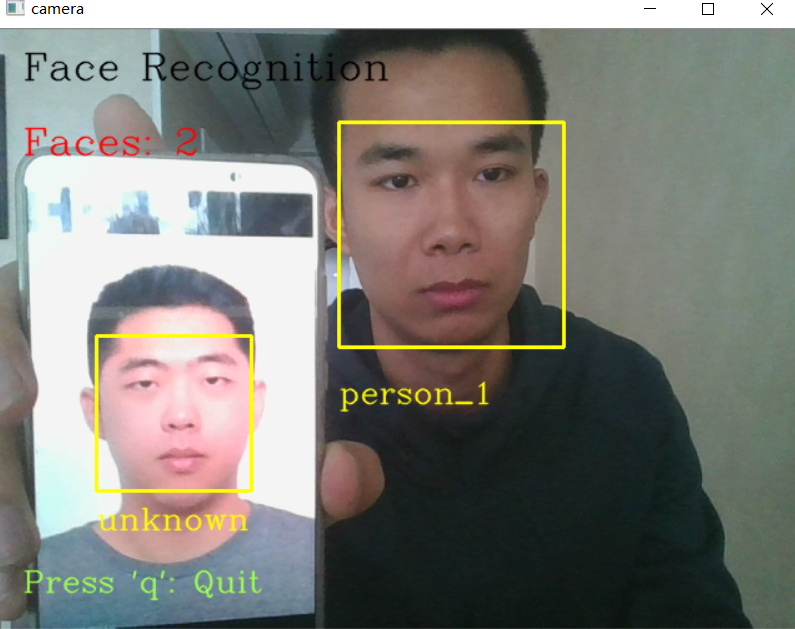
#> input picture face_recognition/introduction/face_reco_from_camera_two_faces.png, 795 x 629 px, given in place of 1, which was not available
$ python transboundary.py
#> lines starting #> are read from the running program, lines starting #| are printed output that depends on the picture; after the words box and inside, x2 and y2 are one past the last pixel; in counts of white or black regions, pixels touching at a corner belong together; pictures that were not available may be replaced by others from this repository, and a replacement may not be noted
#> further down, frame is the input picture: shape (629, 795, 3); mean B, G, R 120.3, 126.5, 126.9
#> `cv2.line(img, (275,360), (378, 360), (0, 255, 255), 1)`: img: shape (629, 795, 3); 0.02% of pixels changed, all inside (x1, y1, x2, y2) = (275, 360, 379, 361)

import numpy as np
import cv2

def line_detect_possible_demo(image):
    global img
    # 提取图片中黄色区域(hsv空间)
    lower_blue = np.array([26, 43, 46])
    upper_blue = np.array([34, 255, 255])
    frame = image
    # cv2.imshow('Capture', frame)
    # change to hsv model
    hsv = cv2.cvtColor(frame, cv2.COLOR_BGR2HSV)
#> hsv: shape (629, 795, 3); mean H, S, V 61.4, 49, 135.8
    # get mask
    mask = cv2.inRange(hsv, lower_blue, upper_blue)
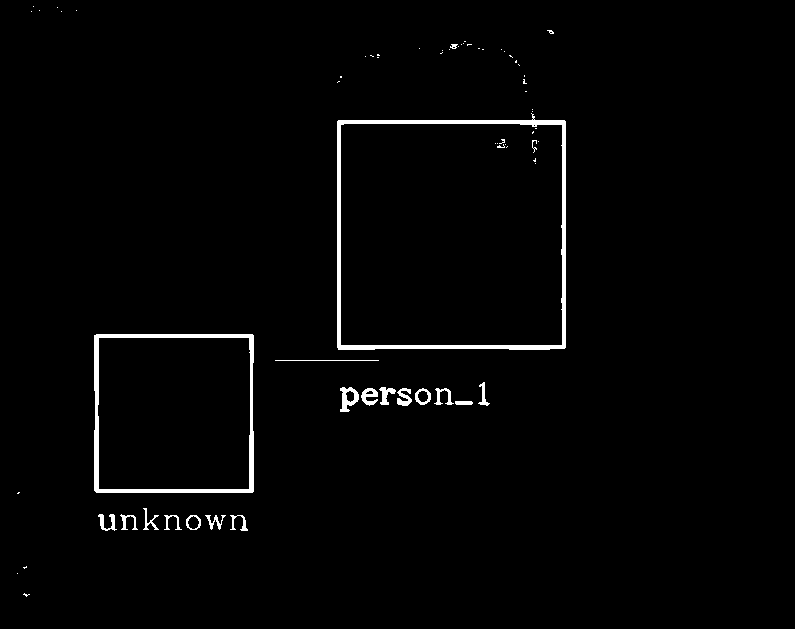
#> mask: shape (629, 795); 1.7% white; 69 white regions (49 under 20 px), largest, box (x1, y1, x2, y2) and area: (337, 113, 566, 350) 3757, (94, 334, 254, 493) 2581, (340, 387, 359, 412) 253
    # detect red
    res = cv2.bitwise_and(frame, frame, mask=mask)
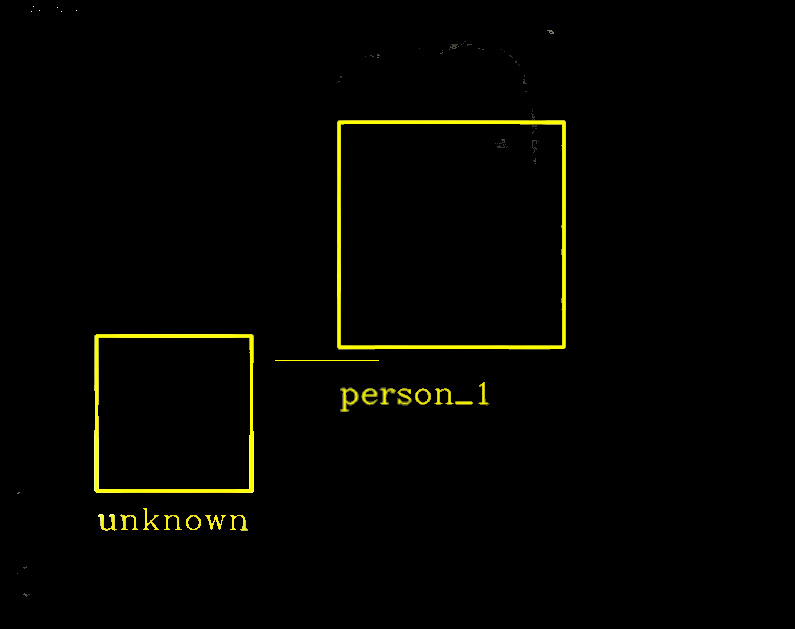
#> res: shape (629, 795, 3); mean B, G, R 0.4, 3.8, 3.9
    ret, binary = cv2.threshold(res, 200, 255, cv2.THRESH_BINARY)
    kernel = np.ones((5, 5), np.uint8)
    # 图像进行膨胀处理
    dilation = cv2.dilate(binary, kernel)
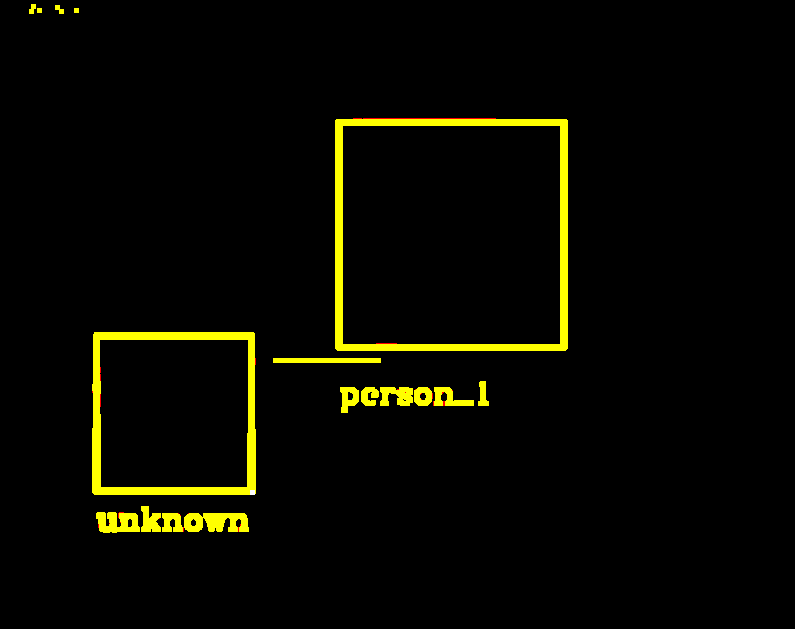
#> dilation: shape (629, 795, 3); mean B, G, R 0, 8.5, 8.6
    # 图像腐蚀处理
    erosion = cv2.erode(dilation, kernel)
    erosion = cv2.cvtColor(erosion, cv2.COLOR_BGR2GRAY)
#> erosion: shape (629, 795)
    edges = cv2.Canny(erosion, 100, 150, apertureSize=3)
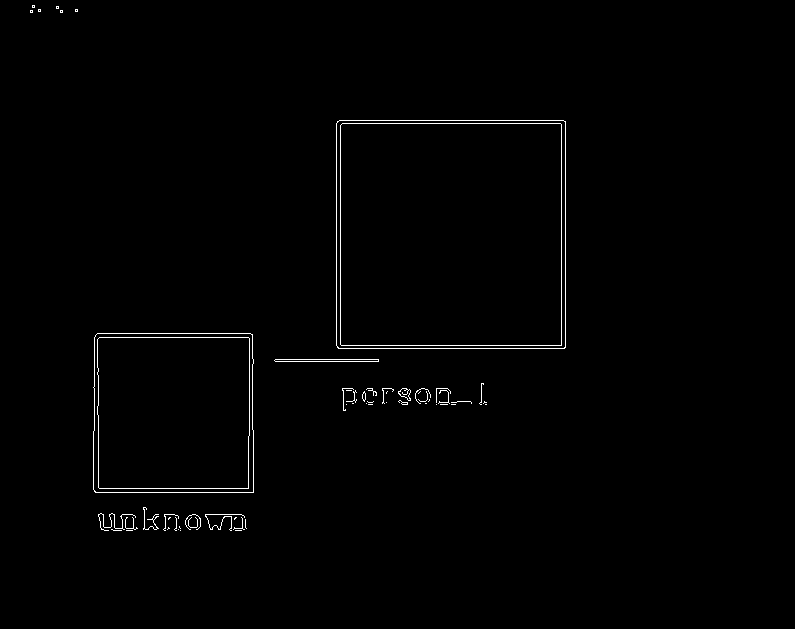
#> edges: shape (629, 795); 0.85% white in thin lines or dots, all inside (x1, y1, x2, y2) = (30, 5, 566, 531)
    #edges = cv2.Canny(binary, 50, 150, apertureSize=3)  # apertureSize是sobel算子大小，只能为1,3,5，7
    # cv2.imshow('1',edges)
    # cv2.waitKey(0)
    lines = cv2.HoughLinesP(edges, 1, np.pi / 180, 100, minLineLength=0,maxLineGap=10)  #函数将通过步长为1的半径和步长为π/180的角来搜索所有可能的直线
#> lines = 18 rows, first 6: [561, 348, 561, 120], [565, 347, 565, 121], [339, 120, 563, 120], [336, 345, 560, 345], [340, 361, 340, 125], [336, 123, 560, 123]
    list= []
    for i in range(len(lines)):
        x1 = lines[i][0][0]
        y1 = lines[i][0][1]
        x2 = lines[i][0][2]
        y2 = lines[i][0][3]
        list.append((x1,y1,x2,y2))
        cv2.line(image,(x1,y1),(x2,y2),(0,0,255),2)
#> this loop made 18 passes
#> (x1, y1, x2, y2) on passes 1 to 12: (561, 348, 561, 120), (565, 347, 565, 121), (339, 120, 563, 120), (336, 345, 560, 345), (340, 361, 340, 125), (336, 123, 560, 123), (338, 348, 564, 348), (336, 344, 336, 124), (95, 492, 253, 492), (93, 488, 253, 488), (97, 333, 250, 333), (94, 337, 252, 337)
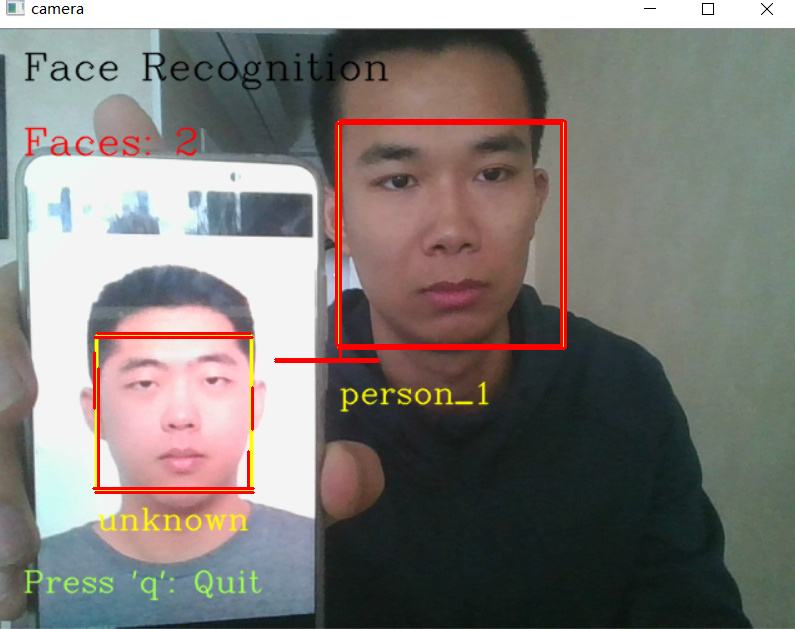
#> image: shape (629, 795, 3); mean B, G, R 119.1, 123.2, 127.8
#> after the loop, list = 18 items, first 6: (561, 348, 561, 120), (565, 347, 565, 121), (339, 120, 563, 120), (336, 345, 560, 345), (340, 361, 340, 125), (336, 123, 560, 123)
    return list
def cross(p1,p2,p3):#跨立实验
    x1=p2[0]-p1[0]
    y1=p2[1]-p1[1]
    x2=p3[0]-p1[0]
    y2=p3[1]-p1[1]
    return x1*y2-x2*y1

def IsIntersec(p1,p2,p3,p4): #判断两线段是否相交
    #快速排斥，以l1、l2为对角线的矩形必相交，否则两线段不相交
    if(max(p1[0],p2[0])>=min(p3[0],p4[0])    #矩形1最右端大于矩形2最左端
    and max(p3[0],p4[0])>=min(p1[0],p2[0])   #矩形2最右端大于矩形最左端
    and max(p1[1],p2[1])>=min(p3[1],p4[1])   #矩形1最高端大于矩形最低端
    and max(p3[1],p4[1])>=min(p1[1],p2[1])): #矩形2最高端大于矩形最低端

    #若通过快速排斥则进行跨立实验
        if(cross(p1,p2,p3)*cross(p1,p2,p4)<=0
           and cross(p3,p4,p1)*cross(p3,p4,p2)<=0):
            D='有交点'
        else:
            D='无交点'
    else:
        D='无交点'
    return D

if __name__ == "__main__":
    # 获取警戒线
    cap = cv2.VideoCapture("rtsp://admin:IVDCRX@192.168.1.139:554//Streaming/Channels/1")
    ret, frame = cap.read()
    cv2.imwrite('111.jpg',frame)
    img = cv2.imread('/home/user/PycharmProjects/tracking/unofficial-openpose/111.jpg')
    cv2.line(img, (275,360), (378, 360), (0, 255, 255), 1)
    transboundaryline = line_detect_possible_demo(img)
#> transboundaryline has the same summary as list in line_detect_possible_demo
    cv2.imshow('1', img)
    cv2.waitKey(0)
